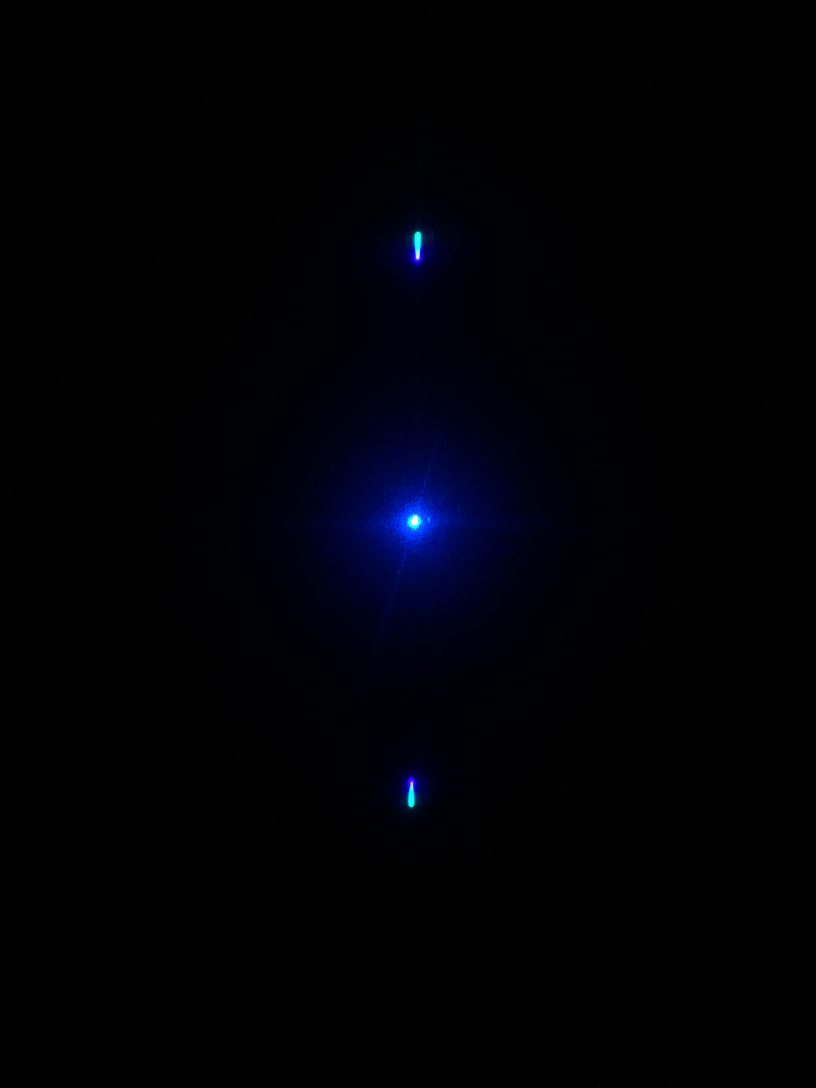
#> input picture calibration.JPG, 2448 x 3264 px (shown at 1/3 size)
$ python -i find_eye.py   (imports and definitions only)   (older library calls are emulated)
#> lines starting #> are read from the running program, lines starting #| are printed output that depends on the picture; after the words box and inside, x2 and y2 are one past the last pixel; in counts of white or black regions, pixels touching at a corner belong together
#> further down, picture is the input picture: shape (3264, 2448, 3); mean B, G, R 4.7, 0.8, 0.1
"""
==================================================================
AUTHOR: HIEN VU
LAST MODIFIED: 14-04-18
==================================================================
Locates potential eyeshine signals from an image
Finding potential eye signals from a .jpg by finding bright spots
in the image. Does not take into account signal duality or orientation.

Modified from PyImageSearch, Rosebreck A. Original code available at
https://www.pyimagesearch.com/2016/10/31/detecting-multiple-bright-spots-in-an-image-with-python-and-opencv/
==================================================================
"""

from skimage import measure
import numpy as np
import argparse
import imutils
import cv2
import math

####### SET MACROS ####

GRADIUS = 1		# gaussian blur radius, must be odd

THRESH = 180		# minimum brightness

MINAREA = 10			# refine mask sizes
MAXAREA = 30000

MINCIRCULARITY = 0.6		# between 0 and 1

MAXRADIUS = 3000		# max eye radius

#######################


# Returns list of contours refined by size, circularity, and radius
def mask_circles(contours):
	contours_area = []
	contours_circles = []
	contours_radius = []
	# find contours of correct area
	for con in contours:
		area = cv2.contourArea(con)
		if MINAREA < area < MAXAREA:
			contours_area.append(con)

			# find contours of sufficient circularity
			perimeter = cv2.arcLength(con, True)
			if perimeter == 0:
				break
			circularity = 4*math.pi*(area/(perimeter*perimeter))
			if MINCIRCULARITY < circularity < 1.0:
				contours_circles.append(con)

				# find contours of smaller radius
				(x, y), radius = cv2.minEnclosingCircle(con)
				if radius < MAXRADIUS:
					contours_radius.append(con)

	return contours_radius


# Returns final contours of potential eye signals
def find_eye(image):

	# make a copy of the image and convert it to grayscale
	orig = image.copy()
	gray = cv2.cvtColor(image, cv2.COLOR_BGR2GRAY)
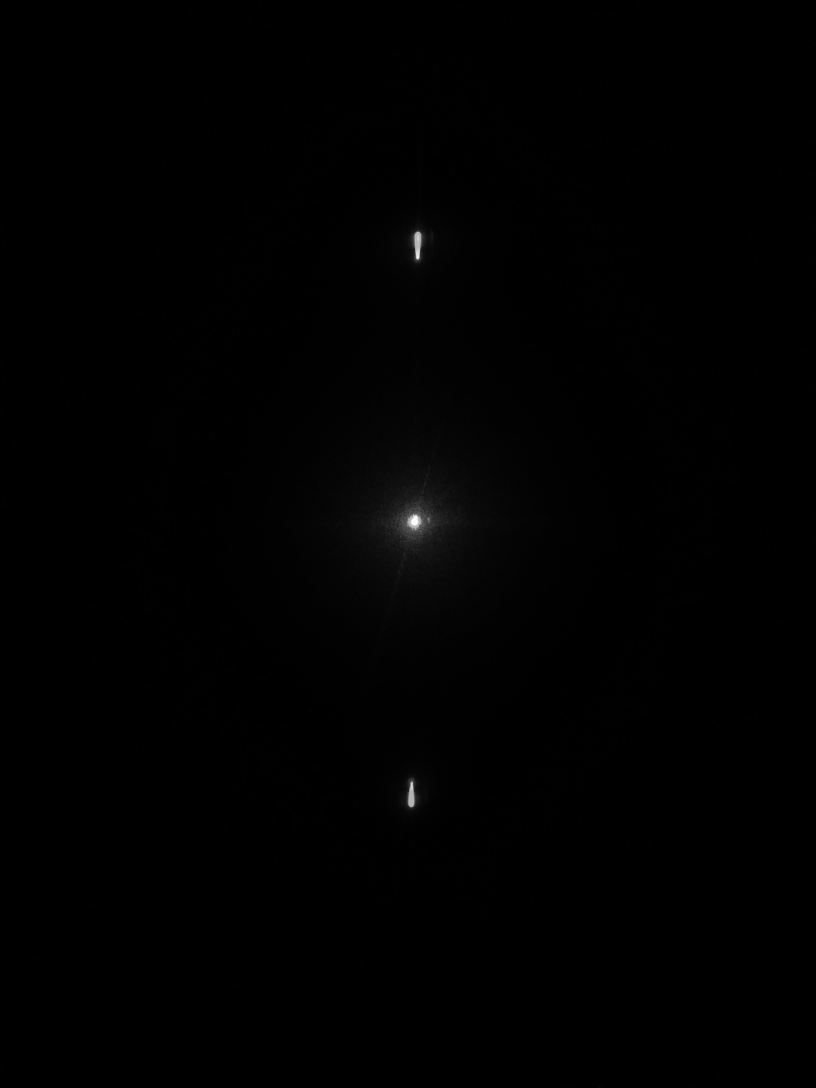
#> gray: shape (3264, 2448) (shown at 1/3 size); min 0, max 255, mean 1

	# apply a Gaussian blur to the image then find the brightest region
	blurred = cv2.GaussianBlur(gray, (GRADIUS, GRADIUS), 0)

	# threshold the image to reveal light regions in the blurred image
	# any pixel with brightness greater than THRESH is set to white, everything else set to black
	thresh = cv2.threshold(gray, THRESH, 255, cv2.THRESH_BINARY)[1]
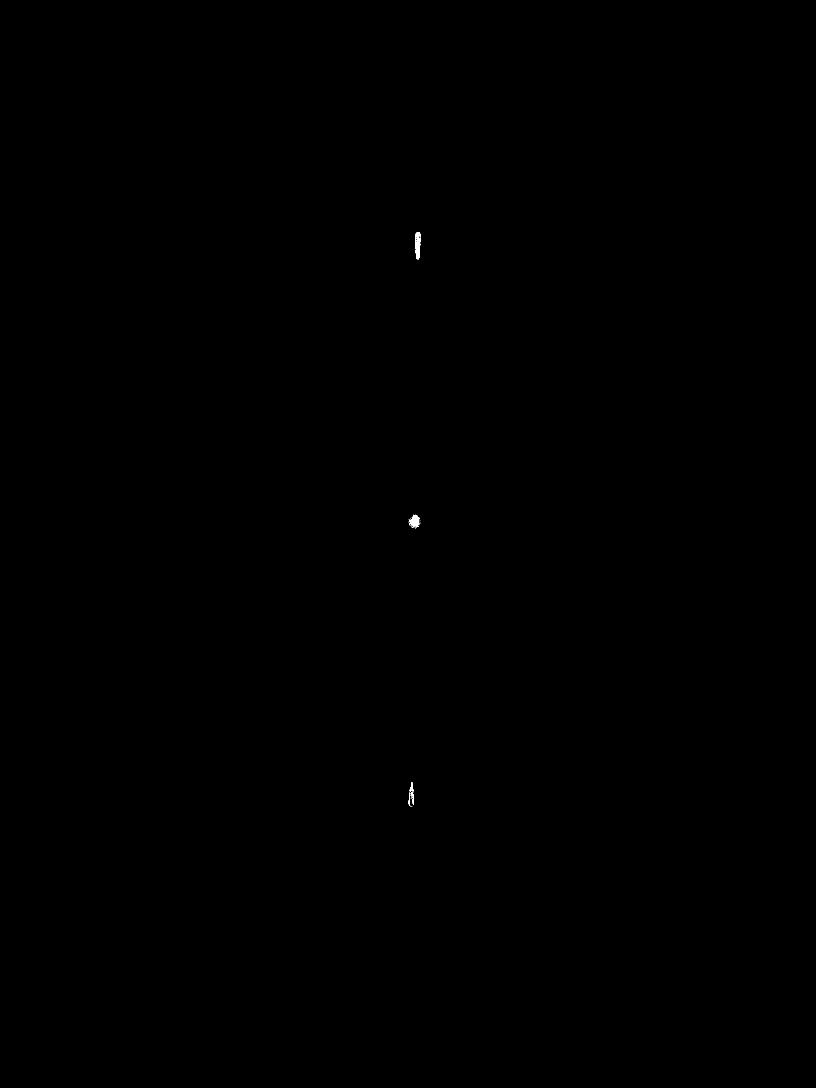
#> thresh: shape (3264, 2448) (shown at 1/3 size); 0.02% white; 47 white regions (41 under 20 px), largest, box (x1, y1, x2, y2) and area: (1245, 696, 1262, 778) 842, (1227, 1544, 1259, 1579) 666, (1229, 2347, 1240, 2375) 184, (1234, 2375, 1241, 2395) 69, (1236, 2396, 1242, 2409) 45, (1226, 2399, 1229, 2413) 35

	"""
	# erode and dilate to remove noise
	thresh = cv2.erode(thresh, None, iterations=2)
	thresh = cv2.dilate(thresh, None, iterations=4)
	"""

	# connected component analysis
	# mask stores "large" components
	labels = measure.label(thresh, neighbors=8, background=0)
#> labels: shape (3264, 2448) int64; 48 distinct labels, from 0 to 47
	mask = np.zeros(thresh.shape, dtype="uint8")

	for label in np.unique(labels):
		# if label is background, ignore
		if label == 0:
			continue
		# else construct label mask and count pixels
		labelMask = np.zeros(thresh.shape, dtype="uint8")
		labelMask[labels == label] = 255
		numPixels = cv2.countNonZero(labelMask)
		mask = cv2.add(mask, labelMask)
#> this loop made 48 passes
#> numPixels on passes 2 to 13: 842, 1, 666, 2, 1, 1, 6, 1, 1, 1, 1, 1
#> labelMask: shape (3264, 2448); 0% white in thin lines or dots, all inside (x1, y1, x2, y2) = (1236, 2419, 1237, 2420)

	# find contours
	cnts = cv2.findContours(mask.copy(), cv2.RETR_EXTERNAL, cv2.CHAIN_APPROX_SIMPLE)
#> cnts = 47 contours, 42 with area under 20; largest, box (x1, y1, x2, y2) and area: (1245, 696, 1262, 778) 742, (1227, 1544, 1259, 1579) 608, (1229, 2347, 1240, 2375) 150, (1234, 2375, 1241, 2395) 46, (1236, 2396, 1242, 2409) 22
	cnts = cnts[0] if imutils.is_cv2() else cnts[1]

	cnts_final = mask_circles(cnts)
#> the loop in mask_circles, `for con in contours:` made 47 passes
#> (area, perimeter, circularity) on passes 7, 17, 18, 45, 47: (21.5, 49.56, 0.11), (46.5, 57.21, 0.179), (150.5, 74.87, 0.337), (608, 133.1, 0.432), (742.5, 393.6, 0.0602)
#> after the loop in mask_circles, `for con in contours:`: contours_area = 6 contours, 1 with area under 20; largest, box (x1, y1, x2, y2) and area: (1245, 696, 1262, 778) 742, (1227, 1544, 1259, 1579) 608, (1229, 2347, 1240, 2375) 150, (1234, 2375, 1241, 2395) 46, (1236, 2396, 1242, 2409) 22; contours_circles = []
#> cnts_final = []

	return cnts_final

>>> import cv2
>>> picture = cv2.imread('calibration.JPG')
>>> result = find_eye(picture)
#> result = []
